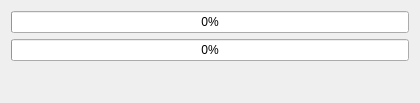
<?xml version="1.0" encoding="UTF-8"?>
<ui version="4.0">
 <class>Progress</class>
 <widget class="QDialog" name="Progress">
  <property name="windowModality">
   <enum>Qt::WindowModal</enum>
  </property>
  <property name="geometry">
   <rect>
    <x>0</x>
    <y>0</y>
    <width>420</width>
    <height>103</height>
   </rect>
  </property>
  <property name="focusPolicy">
   <enum>Qt::NoFocus</enum>
  </property>
  <property name="contextMenuPolicy">
   <enum>Qt::NoContextMenu</enum>
  </property>
  <property name="windowTitle">
   <string>Work in progress...</string>
  </property>
  <property name="modal">
   <bool>true</bool>
  </property>
  <layout class="QVBoxLayout" name="verticalLayout_3">
   <item>
    <widget class="QProgressBar" name="progressBar1">
     <property name="value">
      <number>0</number>
     </property>
     <property name="textVisible">
      <bool>true</bool>
     </property>
    </widget>
   </item>
   <item>
    <widget class="QProgressBar" name="progressBar2">
     <property name="value">
      <number>0</number>
     </property>
     <property name="textVisible">
      <bool>true</bool>
     </property>
    </widget>
   </item>
   <item>
    <layout class="QHBoxLayout" name="horizontalLayout">
     <item>
      <widget class="QLabel" name="elapsed_time_label">
       <property name="palette">
        <palette>
         <active>
          <colorrole role="WindowText">
           <brush brushstyle="SolidPattern">
            <color alpha="255">
             <red>0</red>
             <green>0</green>
             <blue>0</blue>
            </color>
           </brush>
          </colorrole>
          <colorrole role="Button">
           <brush brushstyle="SolidPattern">
            <color alpha="255">
             <red>199</red>
             <green>199</green>
             <blue>199</blue>
            </color>
           </brush>
          </colorrole>
          <colorrole role="Light">
           <brush brushstyle="SolidPattern">
            <color alpha="255">
             <red>255</red>
             <green>255</green>
             <blue>255</blue>
            </color>
           </brush>
          </colorrole>
          <colorrole role="Midlight">
           <brush brushstyle="SolidPattern">
            <color alpha="255">
             <red>227</red>
             <green>227</green>
             <blue>227</blue>
            </color>
           </brush>
          </colorrole>
          <colorrole role="Dark">
           <brush brushstyle="SolidPattern">
            <color alpha="255">
             <red>99</red>
             <green>99</green>
             <blue>99</blue>
            </color>
           </brush>
          </colorrole>
          <colorrole role="Mid">
           <brush brushstyle="SolidPattern">
            <color alpha="255">
             <red>133</red>
             <green>133</green>
             <blue>133</blue>
            </color>
           </brush>
          </colorrole>
          <colorrole role="Text">
           <brush brushstyle="SolidPattern">
            <color alpha="255">
             <red>0</red>
             <green>0</green>
             <blue>0</blue>
            </color>
           </brush>
          </colorrole>
          <colorrole role="BrightText">
           <brush brushstyle="SolidPattern">
            <color alpha="255">
             <red>255</red>
             <green>255</green>
             <blue>255</blue>
            </color>
           </brush>
          </colorrole>
          <colorrole role="ButtonText">
           <brush brushstyle="SolidPattern">
            <color alpha="255">
             <red>0</red>
             <green>0</green>
             <blue>0</blue>
            </color>
           </brush>
          </colorrole>
          <colorrole role="Base">
           <brush brushstyle="SolidPattern">
            <color alpha="255">
             <red>255</red>
             <green>255</green>
             <blue>255</blue>
            </color>
           </brush>
          </colorrole>
          <colorrole role="Window">
           <brush brushstyle="SolidPattern">
            <color alpha="255">
             <red>199</red>
             <green>199</green>
             <blue>199</blue>
            </color>
           </brush>
          </colorrole>
          <colorrole role="Shadow">
           <brush brushstyle="SolidPattern">
            <color alpha="255">
             <red>0</red>
             <green>0</green>
             <blue>0</blue>
            </color>
           </brush>
          </colorrole>
          <colorrole role="AlternateBase">
           <brush brushstyle="SolidPattern">
            <color alpha="255">
             <red>227</red>
             <green>227</green>
             <blue>227</blue>
            </color>
           </brush>
          </colorrole>
          <colorrole role="ToolTipBase">
           <brush brushstyle="SolidPattern">
            <color alpha="255">
             <red>255</red>
             <green>255</green>
             <blue>220</blue>
            </color>
           </brush>
          </colorrole>
          <colorrole role="ToolTipText">
           <brush brushstyle="SolidPattern">
            <color alpha="255">
             <red>0</red>
             <green>0</green>
             <blue>0</blue>
            </color>
           </brush>
          </colorrole>
          <colorrole role="PlaceholderText">
           <brush brushstyle="SolidPattern">
            <color alpha="128">
             <red>0</red>
             <green>0</green>
             <blue>0</blue>
            </color>
           </brush>
          </colorrole>
         </active>
         <inactive>
          <colorrole role="WindowText">
           <brush brushstyle="SolidPattern">
            <color alpha="255">
             <red>0</red>
             <green>0</green>
             <blue>0</blue>
            </color>
           </brush>
          </colorrole>
          <colorrole role="Button">
           <brush brushstyle="SolidPattern">
            <color alpha="255">
             <red>199</red>
             <green>199</green>
             <blue>199</blue>
            </color>
           </brush>
          </colorrole>
          <colorrole role="Light">
           <brush brushstyle="SolidPattern">
            <color alpha="255">
             <red>255</red>
             <green>255</green>
             <blue>255</blue>
            </color>
           </brush>
          </colorrole>
          <colorrole role="Midlight">
           <brush brushstyle="SolidPattern">
            <color alpha="255">
             <red>227</red>
             <green>227</green>
             <blue>227</blue>
            </color>
           </brush>
          </colorrole>
          <colorrole role="Dark">
           <brush brushstyle="SolidPattern">
            <color alpha="255">
             <red>99</red>
             <green>99</green>
             <blue>99</blue>
            </color>
           </brush>
          </colorrole>
          <colorrole role="Mid">
           <brush brushstyle="SolidPattern">
            <color alpha="255">
             <red>133</red>
             <green>133</green>
             <blue>133</blue>
            </color>
           </brush>
          </colorrole>
          <colorrole role="Text">
           <brush brushstyle="SolidPattern">
            <color alpha="255">
             <red>0</red>
             <green>0</green>
             <blue>0</blue>
            </color>
           </brush>
          </colorrole>
          <colorrole role="BrightText">
           <brush brushstyle="SolidPattern">
            <color alpha="255">
             <red>255</red>
             <green>255</green>
             <blue>255</blue>
            </color>
           </brush>
          </colorrole>
          <colorrole role="ButtonText">
           <brush brushstyle="SolidPattern">
            <color alpha="255">
             <red>0</red>
             <green>0</green>
             <blue>0</blue>
            </color>
           </brush>
          </colorrole>
          <colorrole role="Base">
           <brush brushstyle="SolidPattern">
            <color alpha="255">
             <red>255</red>
             <green>255</green>
             <blue>255</blue>
            </color>
           </brush>
          </colorrole>
          <colorrole role="Window">
           <brush brushstyle="SolidPattern">
            <color alpha="255">
             <red>199</red>
             <green>199</green>
             <blue>199</blue>
            </color>
           </brush>
          </colorrole>
          <colorrole role="Shadow">
           <brush brushstyle="SolidPattern">
            <color alpha="255">
             <red>0</red>
             <green>0</green>
             <blue>0</blue>
            </color>
           </brush>
          </colorrole>
          <colorrole role="AlternateBase">
           <brush brushstyle="SolidPattern">
            <color alpha="255">
             <red>227</red>
             <green>227</green>
             <blue>227</blue>
            </color>
           </brush>
          </colorrole>
          <colorrole role="ToolTipBase">
           <brush brushstyle="SolidPattern">
            <color alpha="255">
             <red>255</red>
             <green>255</green>
             <blue>220</blue>
            </color>
           </brush>
          </colorrole>
          <colorrole role="ToolTipText">
           <brush brushstyle="SolidPattern">
            <color alpha="255">
             <red>0</red>
             <green>0</green>
             <blue>0</blue>
            </color>
           </brush>
          </colorrole>
          <colorrole role="PlaceholderText">
           <brush brushstyle="SolidPattern">
            <color alpha="128">
             <red>0</red>
             <green>0</green>
             <blue>0</blue>
            </color>
           </brush>
          </colorrole>
         </inactive>
         <disabled>
          <colorrole role="WindowText">
           <brush brushstyle="SolidPattern">
            <color alpha="255">
             <red>99</red>
             <green>99</green>
             <blue>99</blue>
            </color>
           </brush>
          </colorrole>
          <colorrole role="Button">
           <brush brushstyle="SolidPattern">
            <color alpha="255">
             <red>199</red>
             <green>199</green>
             <blue>199</blue>
            </color>
           </brush>
          </colorrole>
          <colorrole role="Light">
           <brush brushstyle="SolidPattern">
            <color alpha="255">
             <red>255</red>
             <green>255</green>
             <blue>255</blue>
            </color>
           </brush>
          </colorrole>
          <colorrole role="Midlight">
           <brush brushstyle="SolidPattern">
            <color alpha="255">
             <red>227</red>
             <green>227</green>
             <blue>227</blue>
            </color>
           </brush>
          </colorrole>
          <colorrole role="Dark">
           <brush brushstyle="SolidPattern">
            <color alpha="255">
             <red>99</red>
             <green>99</green>
             <blue>99</blue>
            </color>
           </brush>
          </colorrole>
          <colorrole role="Mid">
           <brush brushstyle="SolidPattern">
            <color alpha="255">
             <red>133</red>
             <green>133</green>
             <blue>133</blue>
            </color>
           </brush>
          </colorrole>
          <colorrole role="Text">
           <brush brushstyle="SolidPattern">
            <color alpha="255">
             <red>99</red>
             <green>99</green>
             <blue>99</blue>
            </color>
           </brush>
          </colorrole>
          <colorrole role="BrightText">
           <brush brushstyle="SolidPattern">
            <color alpha="255">
             <red>255</red>
             <green>255</green>
             <blue>255</blue>
            </color>
           </brush>
          </colorrole>
          <colorrole role="ButtonText">
           <brush brushstyle="SolidPattern">
            <color alpha="255">
             <red>99</red>
             <green>99</green>
             <blue>99</blue>
            </color>
           </brush>
          </colorrole>
          <colorrole role="Base">
           <brush brushstyle="SolidPattern">
            <color alpha="255">
             <red>199</red>
             <green>199</green>
             <blue>199</blue>
            </color>
           </brush>
          </colorrole>
          <colorrole role="Window">
           <brush brushstyle="SolidPattern">
            <color alpha="255">
             <red>199</red>
             <green>199</green>
             <blue>199</blue>
            </color>
           </brush>
          </colorrole>
          <colorrole role="Shadow">
           <brush brushstyle="SolidPattern">
            <color alpha="255">
             <red>0</red>
             <green>0</green>
             <blue>0</blue>
            </color>
           </brush>
          </colorrole>
          <colorrole role="AlternateBase">
           <brush brushstyle="SolidPattern">
            <color alpha="255">
             <red>199</red>
             <green>199</green>
             <blue>199</blue>
            </color>
           </brush>
          </colorrole>
          <colorrole role="ToolTipBase">
           <brush brushstyle="SolidPattern">
            <color alpha="255">
             <red>255</red>
             <green>255</green>
             <blue>220</blue>
            </color>
           </brush>
          </colorrole>
          <colorrole role="ToolTipText">
           <brush brushstyle="SolidPattern">
            <color alpha="255">
             <red>0</red>
             <green>0</green>
             <blue>0</blue>
            </color>
           </brush>
          </colorrole>
          <colorrole role="PlaceholderText">
           <brush brushstyle="SolidPattern">
            <color alpha="128">
             <red>0</red>
             <green>0</green>
             <blue>0</blue>
            </color>
           </brush>
          </colorrole>
         </disabled>
        </palette>
       </property>
       <property name="font">
        <font>
         <pointsize>8</pointsize>
        </font>
       </property>
       <property name="focusPolicy">
        <enum>Qt::TabFocus</enum>
       </property>
       <property name="text">
        <string/>
       </property>
      </widget>
     </item>
     <item>
      <widget class="QLabel" name="transfertRateLbl">
       <property name="font">
        <font>
         <pointsize>8</pointsize>
        </font>
       </property>
       <property name="focusPolicy">
        <enum>Qt::TabFocus</enum>
       </property>
       <property name="text">
        <string/>
       </property>
       <property name="scaledContents">
        <bool>false</bool>
       </property>
       <property name="alignment">
        <set>Qt::AlignRight|Qt::AlignTrailing|Qt::AlignVCenter</set>
       </property>
      </widget>
     </item>
    </layout>
   </item>
   <item>
    <layout class="QVBoxLayout" name="consoleLayout">
     <property name="sizeConstraint">
      <enum>QLayout::SetMaximumSize</enum>
     </property>
    </layout>
   </item>
   <item>
    <spacer name="verticalSpacer">
     <property name="orientation">
      <enum>Qt::Vertical</enum>
     </property>
     <property name="sizeHint" stdset="0">
      <size>
       <width>20</width>
       <height>40</height>
      </size>
     </property>
    </spacer>
   </item>
  </layout>
 </widget>
 <resources/>
 <connections/>
</ui>
